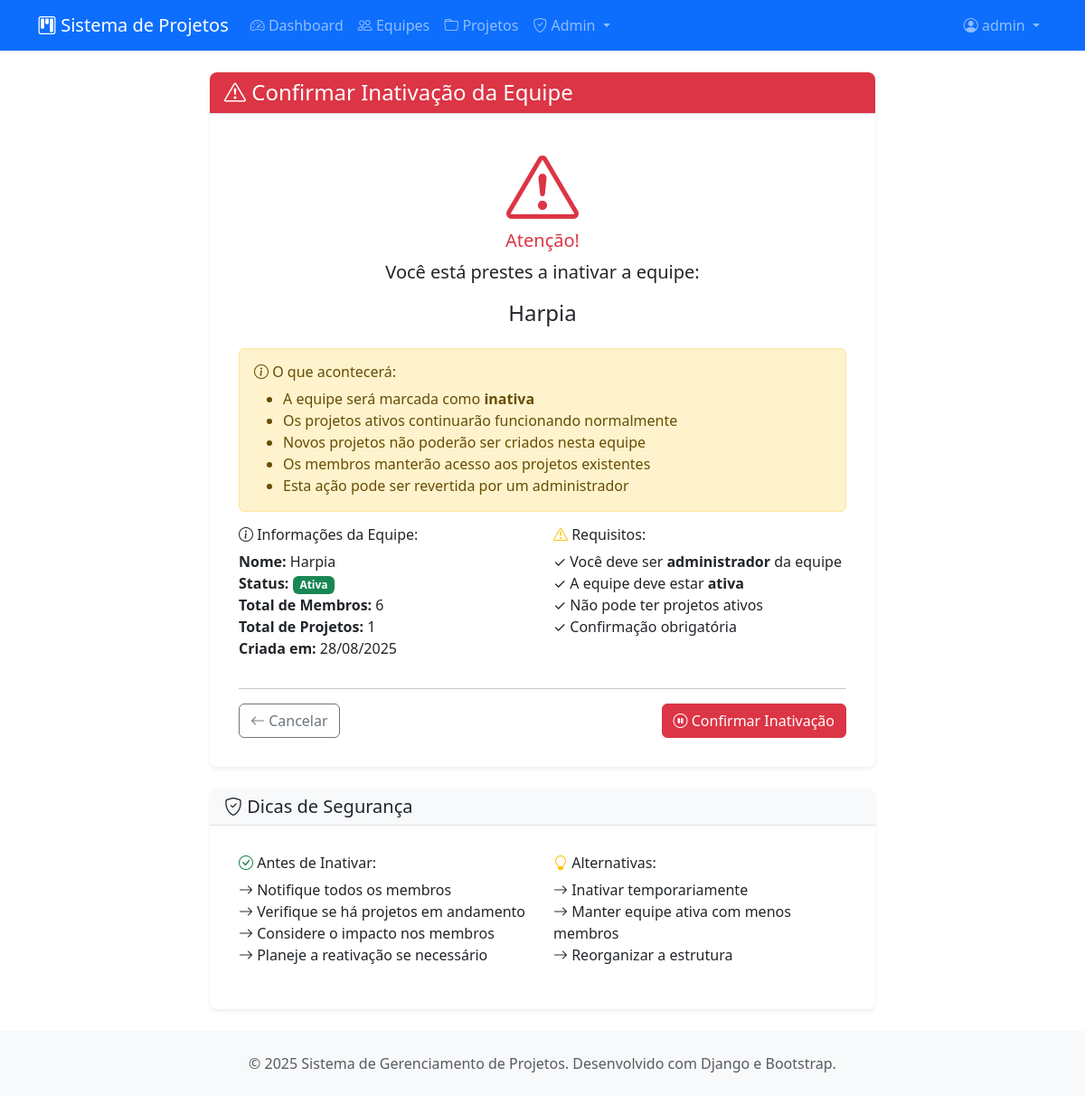
Screenshot of /projetos/equipes/3/excluir/ (signed in) with the database file from the repository.
### projetos/models.py (models this page shows, shortened)
class Equipe(models.Model):
    nome = models.CharField(max_length=100, verbose_name="Nome da Equipe")
    descricao = models.TextField(blank=True, verbose_name="Descrição")
    criada_em = models.DateTimeField(auto_now_add=True)
    criada_por = models.ForeignKey(User, on_delete=models.CASCADE, related_name="equipes_criadas")
    ativa = models.BooleanField(default=True, verbose_name="Equipe Ativa")
    class Meta:
        verbose_name = "Equipe"
        verbose_name_plural = "Equipes"
        ordering = ["nome"]

### projetos/views.py (the view, shortened to what this page needs)
# urls.py: path('equipes/<int:pk>/excluir/', views.EquipeDeleteView.as_view(), name='excluir-equipe'),
class EquipeDeleteView(LoginRequiredMixin, AdminRequiredMixin, DeleteView):
    model = Equipe
    template_name = 'projetos/equipe/confirmar_exclusao.html'
    success_url = reverse_lazy('projetos:dashboard')

### projetos/mixins.py (called while the page is built)
    def test_func(self):
        if hasattr(self.request.user, 'perfil'):
            return self.request.user.perfil.tipo_usuario == 'admin'
        return False

### projetos/templates/projetos/equipe/confirmar_exclusao.html (shortened to what this page needs)
{% extends 'projetos/base.html' %}
{% load static %}
{% block content %}
<div class="row justify-content-center">
    <div class="col-md-8">
        <div class="card border-danger">
            <div class="card-header bg-danger text-white">
                <h4 class="card-title mb-0">
                    <i class="bi bi-exclamation-triangle"></i> Confirmar Inativação da Equipe
                </h4>
            </div>
            <div class="card-body">
                <div class="text-center mb-4">
                    <i class="bi bi-exclamation-triangle display-1 text-danger mb-3"></i>
                    <h5 class="text-danger">Atenção!</h5>
                    <p class="lead">Você está prestes a inativar a equipe:</p>
                    <h4 class="text-dark">{{ equipe.nome }}</h4>
                </div>
                <div class="alert alert-warning">
                    <h6><i class="bi bi-info-circle"></i> O que acontecerá:</h6>
                    <ul class="mb-0">
                        <li>A equipe será marcada como <strong>inativa</strong></li>
                        <li>Os projetos ativos continuarão funcionando normalmente</li>
                        <li>Novos projetos não poderão ser criados nesta equipe</li>
                        <li>Os membros manterão acesso aos projetos existentes</li>
                        <li>Esta ação pode ser revertida por um administrador</li>
                    </ul>
                </div>
                <div class="row">
                    <div class="col-md-6">
                        <h6><i class="bi bi-info-circle"></i> Informações da Equipe:</h6>
                        <ul class="list-unstyled">
                            <li><strong>Nome:</strong> {{ equipe.nome }}</li>
                            <li><strong>Status:</strong>
                                {% if equipe.ativa %}
                                    <span class="badge bg-success">Ativa</span>
                                {% else %}
                                    <span class="badge bg-danger">Inativa</span>
                                {% endif %}
                            </li>
                            <li><strong>Total de Membros:</strong> {{ equipe.membros.count }}</li>
                            <li><strong>Total de Projetos:</strong> {{ equipe.projetos.count }}</li>
                            <li><strong>Criada em:</strong> {{ equipe.criada_em|date:"d/m/Y" }}</li>
                        </ul>
                    </div>
                    <div class="col-md-6">
                        <h6><i class="bi bi-exclamation-triangle text-warning"></i> Requisitos:</h6>
                        <ul class="list-unstyled">
                            <li>✓ Você deve ser <strong>administrador</strong> da equipe</li>
                            <li>✓ A equipe deve estar <strong>ativa</strong></li>
                            <li>✓ Não pode ter projetos ativos</li>
                            <li>✓ Confirmação obrigatória</li>
                        </ul>
                    </div>
                </div>
                <hr>
                <div class="d-flex justify-content-between">
                    <a href="{% url 'projetos:detalhe-equipe' equipe.pk %}" class="btn btn-outline-secondary">
                        <i class="bi bi-arrow-left"></i> Cancelar
                    </a>
                    <form method="post" style="display: inline;">
                        <button type="submit" class="btn btn-danger"
                                onclick="return confirm('Tem certeza absoluta que deseja inativar esta equipe? Os projetos ativos continuarão funcionando, mas novos projetos não poderão ser criados.')">
                            <i class="bi bi-pause-circle"></i> Confirmar Inativação
                        </button>
                    </form>
                </div>
            </div>
        </div>
        <div class="card mt-4">
            <div class="card-header">
                <h5 class="card-title mb-0">
                    <i class="bi bi-shield-check"></i> Dicas de Segurança
                </h5>
            </div>
            <div class="card-body">
                <div class="row">
                    <div class="col-md-6">
                        <h6><i class="bi bi-check-circle text-success"></i> Antes de Inativar:</h6>
                        <ul class="list-unstyled">
                            <li><i class="bi bi-arrow-right"></i> Notifique todos os membros</li>
                            <li><i class="bi bi-arrow-right"></i> Verifique se há projetos em andamento</li>
                            <li><i class="bi bi-arrow-right"></i> Considere o impacto nos membros</li>
                            <li><i class="bi bi-arrow-right"></i> Planeje a reativação se necessário</li>
                        </ul>
                    </div>
                    <div class="col-md-6">
                        <h6><i class="bi bi-lightbulb text-warning"></i> Alternativas:</h6>
                        <ul class="list-unstyled">
                            <li><i class="bi bi-arrow-right"></i> Inativar temporariamente</li>
                            <li><i class="bi bi-arrow-right"></i> Manter equipe ativa com menos membros</li>
                            <li><i class="bi bi-arrow-right"></i> Reorganizar a estrutura</li>
                        </ul>
                    </div>
                </div>
            </div>
        </div>
    </div>
</div>
{% endblock %}

### projetos/templates/projetos/base.html (shortened to what this page needs)
{% load static %}
<!DOCTYPE html>
<html lang="pt-br">
<head>
    <link href="https://cdn.jsdelivr.net/npm/bootstrap@5.3.0/dist/css/bootstrap.min.css" rel="stylesheet">
    <link href="https://cdn.jsdelivr.net/npm/bootstrap-icons@1.10.0/font/bootstrap-icons.css" rel="stylesheet">
    <link href="{% static 'css/estilo.css' %}" rel="stylesheet">
    <link href="{% static 'css/forms.css' %}" rel="stylesheet">
</head>
<body class="d-flex flex-column min-vh-100">
    <nav class="navbar navbar-expand-lg navbar-dark bg-primary">
        <div class="container">
            <a class="navbar-brand" href="{% url 'projetos:dashboard' %}">
                <i class="bi bi-kanban"></i> Sistema de Projetos
            </a>
            <div class="collapse navbar-collapse" id="navbarNav">
                <ul class="navbar-nav me-auto">
                    <li class="nav-item">
                        <a class="nav-link" href="{% url 'projetos:dashboard' %}">
                            <i class="bi bi-speedometer2"></i> Dashboard
                        </a>
                    </li>
                    <li class="nav-item">
                        <a class="nav-link" href="{% url 'projetos:lista-equipes' %}">
                            <i class="bi bi-people"></i> Equipes
                        </a>
                    </li>
                    <li class="nav-item">
                        <a class="nav-link" href="{% url 'projetos:lista-projetos' %}">
                            <i class="bi bi-folder"></i> Projetos
                        </a>
                    </li>
                    {% if user.perfil.tipo_usuario == 'admin' %}
                    <li class="nav-item dropdown">
                        <a class="nav-link dropdown-toggle" href="#" id="adminDropdown" role="button" data-bs-toggle="dropdown">
                            <i class="bi bi-shield-check"></i> Admin
                        </a>
                    </li>
                    {% endif %}
                </ul>
                <ul class="navbar-nav">
                    {% if user.is_authenticated %}
                        <li class="nav-item dropdown">
                            <a class="nav-link dropdown-toggle" href="#" id="navbarDropdown" role="button" data-bs-toggle="dropdown">
                                <i class="bi bi-person-circle"></i> {{ user.username }}
                            </a>
                        </li>
                    {% endif %}
                </ul>
            </div>
        </div>
    </nav>
    <main class="container my-4 flex-grow-1">
        {% block content %}{% endblock %}
    </main>
    <footer class="bg-light py-4 mt-auto">
        <div class="container text-center">
            <p class="text-muted mb-0">
                &copy; 2025 Sistema de Gerenciamento de Projetos. Desenvolvido com Django e Bootstrap.
            </p>
        </div>
    </footer>
</body>
</html>

### static/css/estilo.css (style rules this page uses)
* { padding: 0; }

### static/css/forms.css (style rules this page uses)
.btn { border-radius: 0.375rem; font-weight: 500; transition: all 0.15s ease-in-out; }
.card { border: none; box-shadow: 0 0.125rem 0.25rem rgba(0, 0, 0, 0.075); border-radius: 0.5rem; }
.card-header { background-color: #f8f9fa; border-bottom: 1px solid #dee2e6; border-radius: 0.5rem 0.5rem 0 0 !important; font-weight: 600; }
.card-body { padding: 2rem; }
footer { margin-top: auto; }

### rows the page displays
Equipe: nome "Harpia", membros.count "6", projetos.count "1", criada_em "28/08/2025"

### other values shown
{{ user.username }} "admin"
